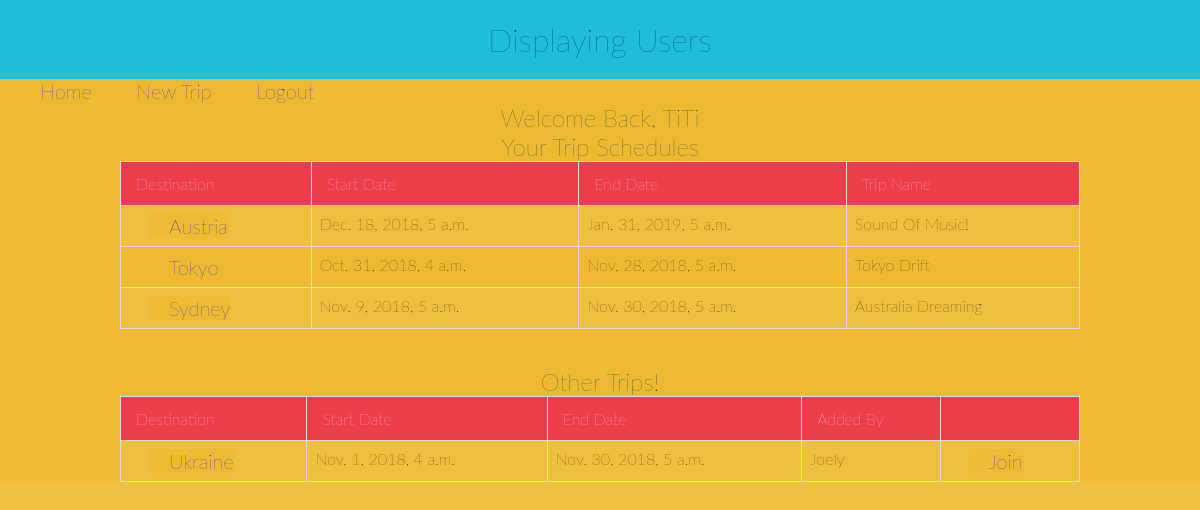
The app's page /user_dash (signed in) with its own data.
### myapp/models.py (models this page shows, shortened)
class Mytrip(models.Model):
    user = models.ForeignKey(User, related_name="user_mytrips", on_delete = models.CASCADE)
    trip = models.ForeignKey(Trip, related_name="trip_mytrips", on_delete = models.CASCADE)

class Trip(models.Model):
    destination = models.CharField(max_length = 255)
    startdate = models.DateTimeField()
    enddate = models.DateTimeField()
    tripname = models.CharField(max_length = 255)
    added_by = models.ForeignKey(User, related_name = "trips", on_delete = models.CASCADE)
    created_at = models.DateTimeField(auto_now_add = True)
    updated_at = models.DateTimeField(auto_now = True)
    objects = TripManager()

class User(models.Model):
    username = models.CharField(max_length=255)
    name = models.CharField(max_length=255)
    dob = models.DateField()
    password = models.CharField(max_length=255)
    created_at = models.DateTimeField(auto_now_add = True)
    updated_at = models.DateTimeField(auto_now = True)
    objects = UserManager()

### myapp/views.py (the view)
# urls.py: url(r'^user_dash', views.user_dash),
def user_dash(request):
    if request.session._session:
        all_trips=Trip.objects.all()
        user_trips=Mytrip.objects.filter(user_id=request.session['id'])
        for i in user_trips:
            all_trips = all_trips.exclude(id=i.trip_id)
        context={
            'all_trips' : all_trips,
            'user_trips': user_trips,
        }
        return render(request, 'user_dash.html', context)
    else:
        return redirect("/")

### myapp/templates/user_dash.html (shortened to what this page needs)
<!DOCTYPE html>
<html>
<head>
    <link rel="stylesheet" type="text/css" media="screen" />
<body>
    <h1 class="header">Displaying Users</h1>
    <a href="/user_dash">Home</a>
    <a href="/create_trip">New Trip</a>
    <a href="/logout">Logout</a>
    <h2>Welcome Back, {{request.session.username}}</h2>
    <h2>Your Trip Schedules</h2>
    <table id="users">
        <tr>
            <th>Destination</th>
            <th>Start Date</th>
            <th>End Date</th>
            <th>Trip Name</th>
        </tr>
        {% for i in user_trips%}
        <tr>
            <td><a href="/show/{{i.trip.id}}">{{i.trip.destination}}</a></td>
            <td>{{i.trip.startdate}}</td>
            <td>{{i.trip.enddate}}</td>
            <td>{{i.trip.tripname}}</td>
        </tr>
        {% endfor %}
    </table>
    <br>
    <br>
    <h2>Other Trips!</h2>
    <table id="users">
        <tr>
            <th>Destination</th>
            <th>Start Date</th>
            <th>End Date</th>
            <th>Added By</th>
            <th></th>
        </tr>
        {% for i in all_trips%}
        <tr>
            <td><a href="/show/{{i.id}}">{{i.destination}}</a></td>
            <td>{{i.startdate}}</td>
            <td>{{i.enddate}}</td>
            <td>{{i.added_by.username}}</td>
            <td>
                <a href="/join/{{i.id}}">Join</a>
            </td>
        </tr>
        {% endfor %}
    </table>
</body>
</html>

### myapp/templates/user_dash.html (style rules this page uses)
* { font-family: 'Roboto Slab', serif; background:#EB3E; margin: 0; padding: 0; vertical-align: top; box-sizing: border-box; font-family: 'Lato', sans-serif; font-weight: 100; }
.header { width:100%; background-color:#21BEDA ; color:#013859; padding:20px; width:100%; text-align: center; }
#users { border-collapse: collapse; width: 80%; }
table { margin: 0 auto; }
#users td, th { border: 1px solid #ddd; padding: 8px; }
#users tr:nth-child(even) { background-color: #f2f2f2; }
#users th { padding-top: 12px; padding-bottom: 12px; padding-left: 15px; text-align: left; background-color: #EB3E4A; color: white; }
.header { text-align: center; }
a { text-decoration: none; font-size:20px; padding-left: 20px; margin-left:20px; }
h1, h2, h3, h4, h5, h6 { text-align: center; color:#013859; }

### records on screen
Mytrip: trip.destination "Austria", trip.startdate "Dec. 18, 2018, 5 a.m.", trip.enddate "Jan. 31, 2019, 5 a.m.", trip.tripname "Sound Of Music!"
Mytrip: trip.destination "Tokyo", trip.startdate "Oct. 31, 2018, 4 a.m.", trip.enddate "Nov. 28, 2018, 5 a.m.", trip.tripname "Tokyo Drift"
Mytrip: trip.destination "Sydney", trip.startdate "Nov. 9, 2018, 5 a.m.", trip.enddate "Nov. 30, 2018, 5 a.m.", trip.tripname "Australia Dreaming"
Trip: destination "Ukraine", startdate "Nov. 1, 2018, 4 a.m.", enddate "Nov. 30, 2018, 5 a.m.", added_by.username "Joely"

### other values on screen
{{ request.session.username }} "TiTi"
